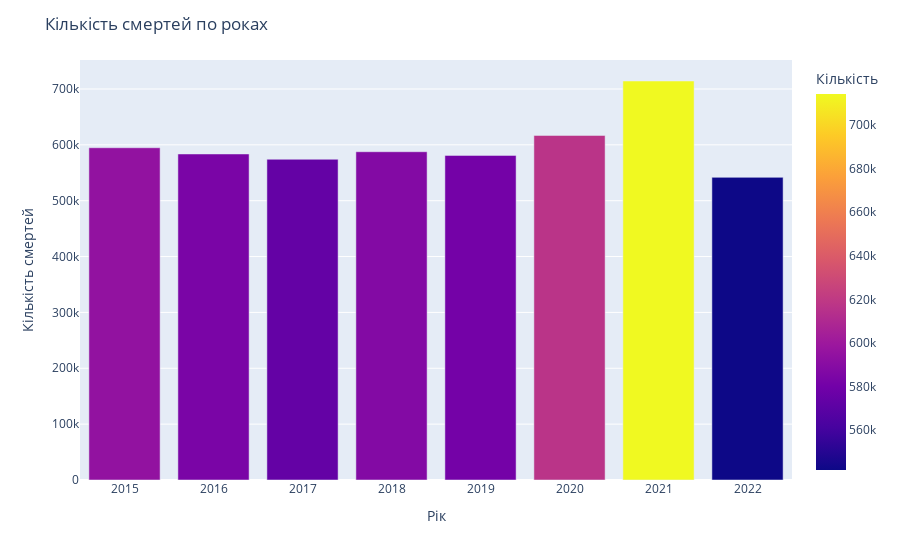

Notebook code for this chart:
### Code cell
fig = px.bar(df_dead, x='Рік', y='Кількість', color='Кількість')
fig.update_layout(title='Кількість смертей по роках',
                  xaxis_title='Рік', yaxis_title='Кількість смертей')
fig.show()

### Figure 1 — Plotly figure (JSON) as saved in the notebook; plotly's stock layout.template omitted (floating-point values rounded to 4 significant figures)
{"data": [{"alignmentgroup": "True", "hovertemplate": "Рік=%{x}<br>Кількість=%{marker.color}<extra></extra>", "legendgroup": "", "marker": {"color": [594796, 583631, 574123, 587665, 581114, 616835, 714263, 541739], "coloraxis": "coloraxis", "pattern": {"shape": ""}}, "name": "", "offsetgroup": "", "orientation": "v", "showlegend": false, "textposition": "auto", "type": "bar", "x": [2015, 2016, 2017, 2018, 2019, 2020, 2021, 2022], "xaxis": "x", "y": [594796, 583631, 574123, 587665, 581114, 616835, 714263, 541739], "yaxis": "y"}], "layout": {"barmode": "relative", "coloraxis": {"colorbar": {"title": {"text": "Кількість"}}, "colorscale": [[0, "#0d0887"], [0.1111, "#46039f"], [0.2222, "#7201a8"], [0.3333, "#9c179e"], [0.4444, "#bd3786"], [0.5556, "#d8576b"], [0.6667, "#ed7953"], [0.7778, "#fb9f3a"], [0.8889, "#fdca26"], [1, "#f0f921"]]}, "legend": {"tracegroupgap": 0}, "margin": {"t": 60}, "title": {"text": "Кількість смертей по роках"}, "xaxis": {"anchor": "y", "domain": [0, 1], "title": {"text": "Рік"}}, "yaxis": {"anchor": "x", "domain": [0, 1], "title": {"text": "Кількість смертей"}}}}
